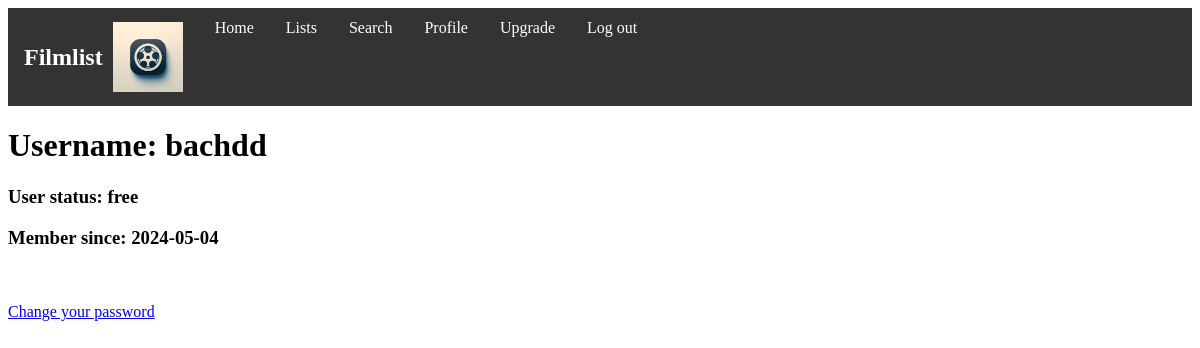
The page /profile (signed in) on the database as committed earlier.
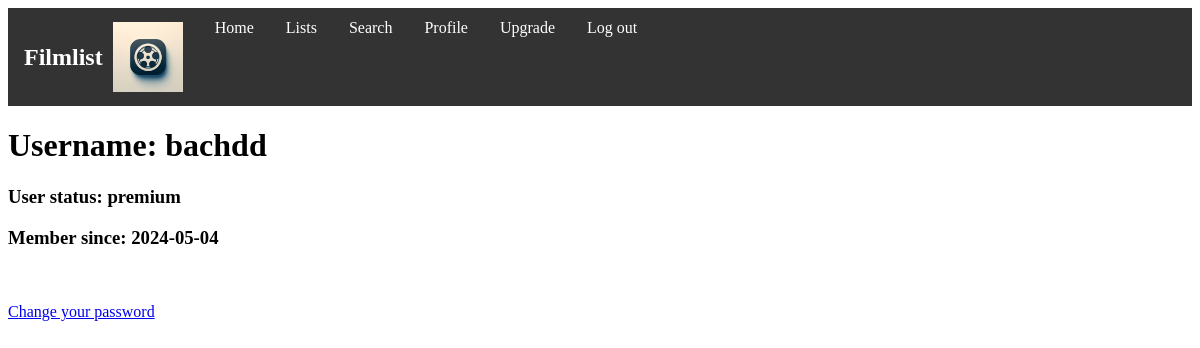
The same page on the database as committed later.
### tables this page shows
CREATE TABLE "users" (
    "id" INTEGER,
    "username" TEXT NOT NULL UNIQUE,
    "password" TEXT NOT NULL,
    "role" TEXT NOT NULL CHECK("role" IN ('free', 'premium', 'admin')) DEFAULT "free",
    "registration_datetime" DATETIME NOT NULL DEFAULT CURRENT_TIMESTAMP,
    PRIMARY KEY("id")
);

### app.py (the view)
@app.route("/profile")
@login_required
def profile():
    user_id = session.get("user_id")
    user = db.execute("SELECT * FROM users WHERE id = ?", user_id)[0]
    return render_template("profile.html", user=user)

### helpers.py (called while the page is built)
def login_required(f):
    @wraps(f)
    def decorated_function(*args, **kwargs):
        if session.get("user_id") is None:
            return redirect("/login")
        return f(*args, **kwargs)
    return decorated_function

### templates/profile.html
{% extends "layout.html" %}
{% block body %}
    <h1> Username: {{ user.username }}</h1>
    <h3> User status: {{ user.role }}</h3>
    <h3> Member since: {{ user.registration_datetime[0:10] }}</h3>
    <br><br>
    <a href="/change_password">Change your password</a>
{% endblock %}

### templates/layout.html (shortened to what this page needs)
<!DOCTYPE html>
<html lang="en">
    <head>
    </head>
    <body>
        <nav>
            <ul class="navbar" style="line-height:80%">
                <li>
                    <a href="/">
                        <div class="heading-with-image">
                            <h1>Filmlist</h1>
                            <img src="/static/filmlist logo 2.jpg" alt="Image" width="70" height="105">
                        </div>
                    </a>
                </li>
                <li><a href="/">Home</a></li>
                <li><a href="/movie_list">Lists</a></li>
                <li><a href="/find_movie">Search</a></li>
                <li><a href="/profile">Profile</a></li>
                <li><a href="/upgrade">Upgrade</a></li>
                <li><a href="/logout">Log out</a></li>
            </ul>
        </nav>
        {% block body %}{% endblock %}
    </body>
</html>

### templates/layout.html (style rules this page uses)
.heading-with-image { display: flex; align-items: center; }
.heading-with-image img { width: 70px; height: auto; margin-left: 10px; }
.navbar { list-style-type: none; margin: 0; padding: 0; overflow: hidden; background-color: #333; display: flex; }
li { float: left; }
li a { display: block; color: white; text-align: center; padding: 14px 16px; text-decoration: none; }

Rows that differ between the two databases and show on the page:
changed users "bachdd": role "free" → "premium"
